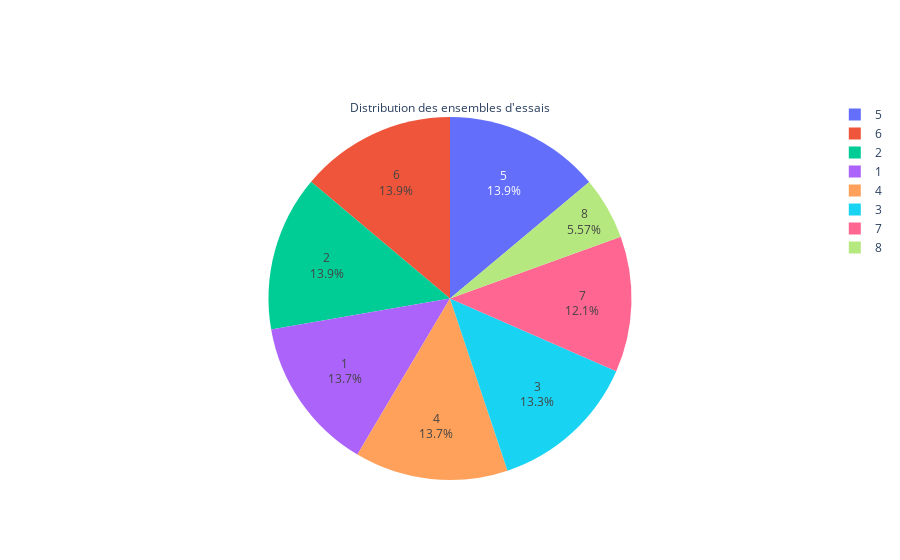

Notebook cell for this chart:
### Code cell
labels= df.groupBy('essay_set').count().select('essay_set').collect()
labels = [labels[i] for i in range(0,len(labels))]
values = df.groupBy('essay_set').count().select('count').collect()
values = [values[cpt].asDict()['count'] for cpt in range(0, len(values))]

colors = df.select('essay_set').collect()#df['essay_set']
colors = [colors[0].essay_set for cpt in range(0, df.count())]
fig = go.Figure(data = [go.Pie(labels = labels, values = values, textinfo = "label+percent",
                              marker = dict(colors = colors, line=dict(color='#000000', width=0)), 
                              title = "Distribution des ensembles d'essais")])
fig.write_image("fig1.png")
fig.show()

### Figure 1 — Plotly figure (JSON) as saved in the notebook; plotly's stock layout.template omitted (floating-point values rounded to 4 significant figures; data arrays with more than 128 entries replaced by an {"elided": "..."} marker saying what was removed)
{"data": [{"labels": [[1], [6], [3], [5], [4], [8], [7], [2]], "marker": {"colors": {"elided": "12978 int values"}, "line": {"color": "#000000", "width": 0}}, "textinfo": "label+percent", "title": {"text": "Distribution des ensembles d'essais"}, "type": "pie", "values": [1783, 1800, 1726, 1805, 1772, 723, 1569, 1800]}], "layout": {}}
